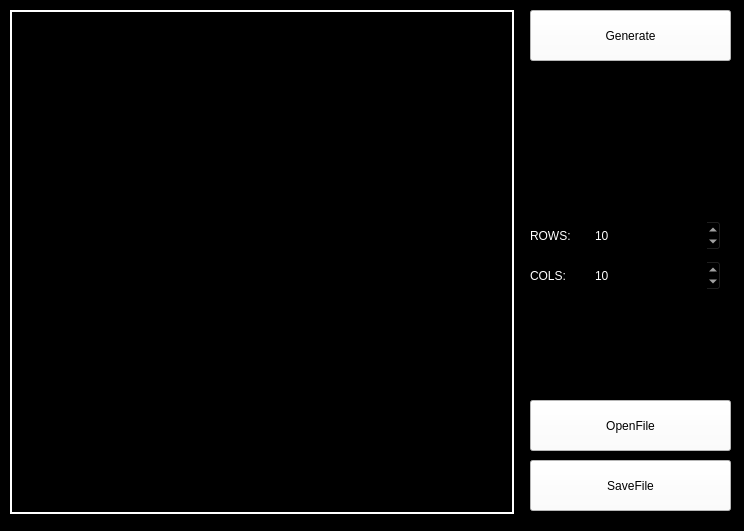
<?xml version="1.0" encoding="UTF-8"?>
<ui version="4.0">
 <class>MazeView</class>
 <widget class="QMainWindow" name="MazeView">
  <property name="geometry">
   <rect>
    <x>0</x>
    <y>0</y>
    <width>744</width>
    <height>531</height>
   </rect>
  </property>
  <property name="windowTitle">
   <string>MazeView</string>
  </property>
  <property name="styleSheet">
   <string notr="true">QWidget {
	background-color: rgb(0,0,0);
}

QPushButton {
	background-color: white;
	color: black;
}
QLabel {
	color: white;
}
QSpinBox {
	color: white;
}</string>
  </property>
  <widget class="QWidget" name="centralwidget">
   <widget class="QPushButton" name="buttonSave">
    <property name="geometry">
     <rect>
      <x>530</x>
      <y>460</y>
      <width>201</width>
      <height>51</height>
     </rect>
    </property>
    <property name="text">
     <string>SaveFile</string>
    </property>
   </widget>
   <widget class="QPushButton" name="buttonOpen">
    <property name="geometry">
     <rect>
      <x>530</x>
      <y>400</y>
      <width>201</width>
      <height>51</height>
     </rect>
    </property>
    <property name="styleSheet">
     <string notr="true">QPushButton {
	background-color: white;
	color: black;
}</string>
    </property>
    <property name="text">
     <string>OpenFile</string>
    </property>
   </widget>
   <widget class="QPushButton" name="buttonGenerate">
    <property name="geometry">
     <rect>
      <x>530</x>
      <y>10</y>
      <width>201</width>
      <height>51</height>
     </rect>
    </property>
    <property name="text">
     <string>Generate</string>
    </property>
   </widget>
   <widget class="QLabel" name="labelRows">
    <property name="geometry">
     <rect>
      <x>530</x>
      <y>220</y>
      <width>51</width>
      <height>31</height>
     </rect>
    </property>
    <property name="text">
     <string>ROWS:</string>
    </property>
   </widget>
   <widget class="QSpinBox" name="spinBoxRows">
    <property name="geometry">
     <rect>
      <x>590</x>
      <y>220</y>
      <width>131</width>
      <height>31</height>
     </rect>
    </property>
    <property name="minimum">
     <number>1</number>
    </property>
    <property name="maximum">
     <number>50</number>
    </property>
    <property name="value">
     <number>10</number>
    </property>
   </widget>
   <widget class="QLabel" name="labelCols">
    <property name="geometry">
     <rect>
      <x>530</x>
      <y>260</y>
      <width>51</width>
      <height>31</height>
     </rect>
    </property>
    <property name="text">
     <string>COLS:</string>
    </property>
   </widget>
   <widget class="QSpinBox" name="spinBoxCols">
    <property name="geometry">
     <rect>
      <x>590</x>
      <y>260</y>
      <width>131</width>
      <height>31</height>
     </rect>
    </property>
    <property name="minimum">
     <number>1</number>
    </property>
    <property name="maximum">
     <number>50</number>
    </property>
    <property name="singleStep">
     <number>1</number>
    </property>
    <property name="value">
     <number>10</number>
    </property>
   </widget>
   <widget class="QGraphicsView" name="graphicsView">
    <property name="geometry">
     <rect>
      <x>10</x>
      <y>10</y>
      <width>504</width>
      <height>504</height>
     </rect>
    </property>
    <property name="styleSheet">
     <string notr="true">QGraphicsView {
border: 2px solid white ;
}</string>
    </property>
   </widget>
  </widget>
 </widget>
 <resources/>
 <connections/>
</ui>
